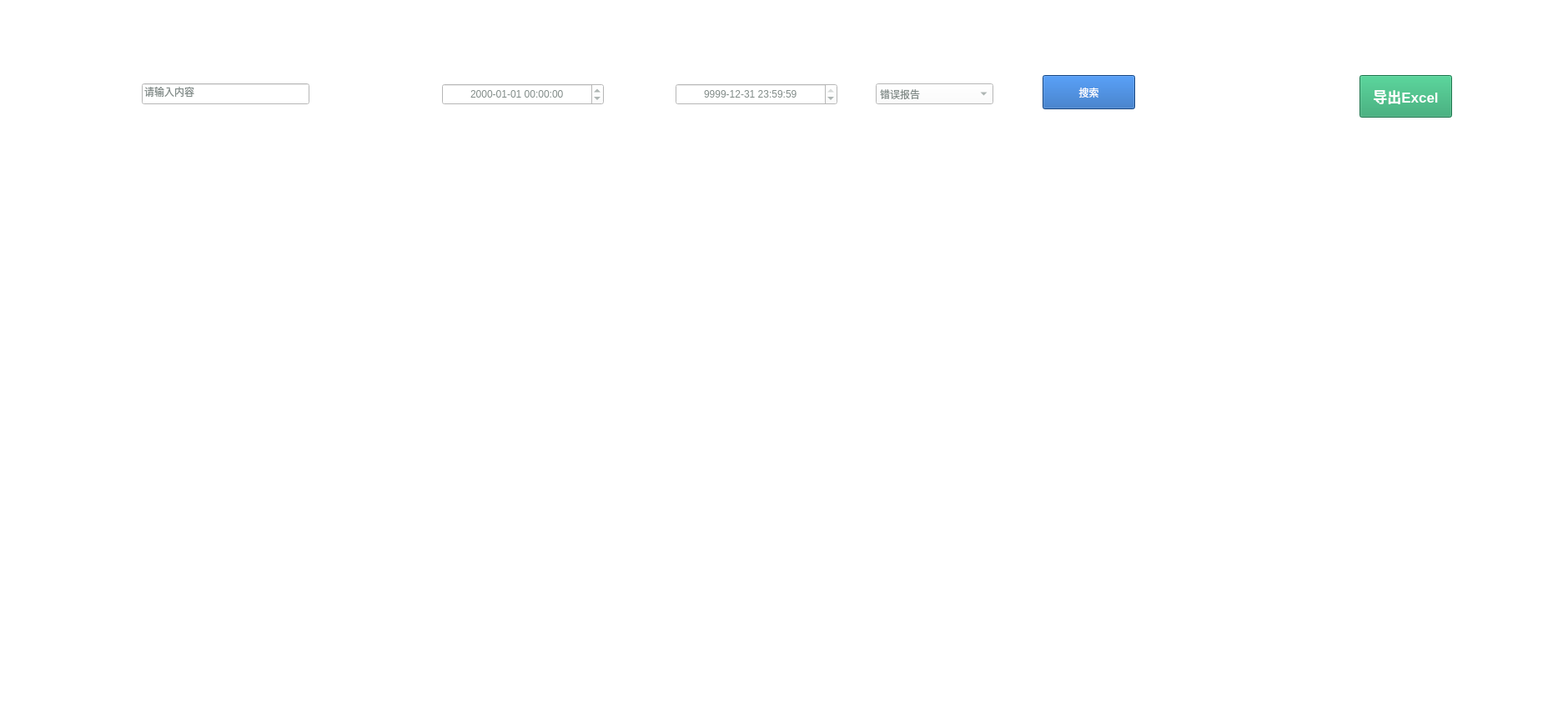
<?xml version="1.0" encoding="UTF-8"?>
<ui version="4.0">
 <class>Log_management</class>
 <widget class="QWidget" name="Log_management">
  <property name="geometry">
   <rect>
    <x>0</x>
    <y>0</y>
    <width>1880</width>
    <height>850</height>
   </rect>
  </property>
  <property name="windowTitle">
   <string>Form</string>
  </property>
  <property name="styleSheet">
   <string notr="true">background:transparent;
color: rgb(128,138,135);</string>
  </property>
  <widget class="QWidget" name="widget_log" native="true">
   <property name="geometry">
    <rect>
     <x>10</x>
     <y>10</y>
     <width>1880</width>
     <height>840</height>
    </rect>
   </property>
   <property name="styleSheet">
    <string notr="true">QWidget#widget_log{
	border-image: url(:/images/resources/窗口界面-背景.png);
}</string>
   </property>
   <widget class="QLabel" name="label_log_icon">
    <property name="geometry">
     <rect>
      <x>30</x>
      <y>20</y>
      <width>21</width>
      <height>21</height>
     </rect>
    </property>
    <property name="styleSheet">
     <string notr="true">border-image: url(:/images/resources/arrow.png);
background:transparent;</string>
    </property>
    <property name="text">
     <string/>
    </property>
    <property name="alignment">
     <set>Qt::AlignCenter</set>
    </property>
   </widget>
   <widget class="QLabel" name="label_text_log">
    <property name="geometry">
     <rect>
      <x>70</x>
      <y>20</y>
      <width>81</width>
      <height>21</height>
     </rect>
    </property>
    <property name="font">
     <font>
      <pointsize>13</pointsize>
      <weight>75</weight>
      <bold>true</bold>
     </font>
    </property>
    <property name="styleSheet">
     <string notr="true">color: rgb(255, 255, 255);background:transparent</string>
    </property>
    <property name="text">
     <string>日志管理</string>
    </property>
    <property name="alignment">
     <set>Qt::AlignCenter</set>
    </property>
   </widget>
   <widget class="QWidget" name="widget_log_management" native="true">
    <property name="geometry">
     <rect>
      <x>110</x>
      <y>170</y>
      <width>1641</width>
      <height>601</height>
     </rect>
    </property>
    <property name="styleSheet">
     <string notr="true">QWidget#widget_log_management{
	border-image: url(:/images/resources/窗口界面-背景.png);
}
</string>
    </property>
    <widget class="QLabel" name="label_date">
     <property name="geometry">
      <rect>
       <x>270</x>
       <y>30</y>
       <width>41</width>
       <height>51</height>
      </rect>
     </property>
     <property name="font">
      <font>
       <pointsize>14</pointsize>
       <weight>75</weight>
       <bold>true</bold>
      </font>
     </property>
     <property name="styleSheet">
      <string notr="true">color: rgb(255, 255, 255);</string>
     </property>
     <property name="text">
      <string>时间</string>
     </property>
     <property name="alignment">
      <set>Qt::AlignCenter</set>
     </property>
    </widget>
    <widget class="QTableWidget" name="tableWidget">
     <property name="geometry">
      <rect>
       <x>100</x>
       <y>100</y>
       <width>1511</width>
       <height>491</height>
      </rect>
     </property>
     <property name="font">
      <font>
       <pointsize>13</pointsize>
      </font>
     </property>
     <property name="styleSheet">
      <string notr="true">color: rgb(255, 255, 255);background:transparent;</string>
     </property>
     <property name="rowCount">
      <number>10</number>
     </property>
     <property name="columnCount">
      <number>3</number>
     </property>
     <attribute name="horizontalHeaderVisible">
      <bool>false</bool>
     </attribute>
     <attribute name="verticalHeaderVisible">
      <bool>false</bool>
     </attribute>
     <attribute name="verticalHeaderHighlightSections">
      <bool>true</bool>
     </attribute>
     <row/>
     <row/>
     <row/>
     <row/>
     <row/>
     <row/>
     <row/>
     <row/>
     <row/>
     <row/>
     <column/>
     <column/>
     <column/>
    </widget>
    <widget class="QLabel" name="label_description">
     <property name="geometry">
      <rect>
       <x>730</x>
       <y>30</y>
       <width>141</width>
       <height>51</height>
      </rect>
     </property>
     <property name="font">
      <font>
       <pointsize>14</pointsize>
       <weight>75</weight>
       <bold>true</bold>
      </font>
     </property>
     <property name="styleSheet">
      <string notr="true">color: rgb(255, 255, 255);</string>
     </property>
     <property name="text">
      <string>内容描述</string>
     </property>
     <property name="alignment">
      <set>Qt::AlignCenter</set>
     </property>
    </widget>
    <widget class="QLabel" name="label_info_type">
     <property name="geometry">
      <rect>
       <x>1260</x>
       <y>30</y>
       <width>81</width>
       <height>51</height>
      </rect>
     </property>
     <property name="font">
      <font>
       <pointsize>14</pointsize>
       <weight>75</weight>
       <bold>true</bold>
      </font>
     </property>
     <property name="styleSheet">
      <string notr="true">color: rgb(255, 255, 255);</string>
     </property>
     <property name="text">
      <string>信息类型</string>
     </property>
    </widget>
   </widget>
   <widget class="QWidget" name="widget_bar" native="true">
    <property name="geometry">
     <rect>
      <x>110</x>
      <y>60</y>
      <width>1641</width>
      <height>81</height>
     </rect>
    </property>
    <property name="styleSheet">
     <string notr="true">QWidget#widget_bar{
	border-image: url(:/images/resources/背景栏.png);
}</string>
    </property>
    <widget class="QLabel" name="label_create_time">
     <property name="geometry">
      <rect>
       <x>310</x>
       <y>30</y>
       <width>71</width>
       <height>31</height>
      </rect>
     </property>
     <property name="font">
      <font>
       <pointsize>13</pointsize>
       <weight>75</weight>
       <bold>true</bold>
      </font>
     </property>
     <property name="styleSheet">
      <string notr="true">color: rgb(255, 255, 255);background:transparent</string>
     </property>
     <property name="text">
      <string>生成时间</string>
     </property>
     <property name="alignment">
      <set>Qt::AlignCenter</set>
     </property>
    </widget>
    <widget class="QDateTimeEdit" name="dateTimeEdit_start">
     <property name="geometry">
      <rect>
       <x>410</x>
       <y>30</y>
       <width>194</width>
       <height>26</height>
      </rect>
     </property>
     <property name="styleSheet">
      <string notr="true">background-color: rgb(255, 255, 255);</string>
     </property>
     <property name="alignment">
      <set>Qt::AlignCenter</set>
     </property>
     <property name="displayFormat">
      <string>yyyy-MM-dd hh:mm:ss</string>
     </property>
    </widget>
    <widget class="QLabel" name="label_time">
     <property name="geometry">
      <rect>
       <x>630</x>
       <y>30</y>
       <width>41</width>
       <height>31</height>
      </rect>
     </property>
     <property name="font">
      <font>
       <pointsize>13</pointsize>
       <weight>75</weight>
       <bold>true</bold>
      </font>
     </property>
     <property name="styleSheet">
      <string notr="true">color: rgb(255, 255, 255);background:transparent</string>
     </property>
     <property name="text">
      <string>——</string>
     </property>
     <property name="alignment">
      <set>Qt::AlignCenter</set>
     </property>
    </widget>
    <widget class="QDateTimeEdit" name="dateTimeEdit_end">
     <property name="geometry">
      <rect>
       <x>690</x>
       <y>30</y>
       <width>194</width>
       <height>26</height>
      </rect>
     </property>
     <property name="styleSheet">
      <string notr="true">background-color: rgb(255, 255, 255);</string>
     </property>
     <property name="alignment">
      <set>Qt::AlignCenter</set>
     </property>
     <property name="dateTime">
      <datetime>
       <hour>23</hour>
       <minute>59</minute>
       <second>59</second>
       <year>9999</year>
       <month>12</month>
       <day>31</day>
      </datetime>
     </property>
     <property name="time">
      <time>
       <hour>23</hour>
       <minute>59</minute>
       <second>59</second>
      </time>
     </property>
     <property name="displayFormat">
      <string notr="true">yyyy-MM-dd hh:mm:ss</string>
     </property>
    </widget>
    <widget class="QPushButton" name="pushButton_search">
     <property name="geometry">
      <rect>
       <x>1130</x>
       <y>20</y>
       <width>111</width>
       <height>41</height>
      </rect>
     </property>
     <property name="styleSheet">
      <string notr="true">QPushButton{
	background-color: rgb(26, 95, 180);
color: rgb(255, 255, 255);
}</string>
     </property>
     <property name="text">
      <string>搜索</string>
     </property>
    </widget>
    <widget class="QPushButton" name="pushButton_excel">
     <property name="geometry">
      <rect>
       <x>1510</x>
       <y>20</y>
       <width>111</width>
       <height>51</height>
      </rect>
     </property>
     <property name="font">
      <font>
       <pointsize>13</pointsize>
       <weight>75</weight>
       <bold>true</bold>
      </font>
     </property>
     <property name="styleSheet">
      <string notr="true">QPushButton{
background-color: rgb(38, 162, 105);
color: rgb(255, 255, 255);
}</string>
     </property>
     <property name="text">
      <string>导出Excel</string>
     </property>
    </widget>
    <widget class="QComboBox" name="comboBox">
     <property name="geometry">
      <rect>
       <x>930</x>
       <y>30</y>
       <width>141</width>
       <height>25</height>
      </rect>
     </property>
     <property name="styleSheet">
      <string notr="true">background-color: rgb(255, 255, 255);</string>
     </property>
     <item>
      <property name="text">
       <string>错误报告</string>
      </property>
     </item>
     <item>
      <property name="text">
       <string>警告报告</string>
      </property>
     </item>
     <item>
      <property name="text">
       <string>正常报告</string>
      </property>
     </item>
    </widget>
    <widget class="QLineEdit" name="lineEdit">
     <property name="geometry">
      <rect>
       <x>50</x>
       <y>30</y>
       <width>201</width>
       <height>25</height>
      </rect>
     </property>
     <property name="styleSheet">
      <string notr="true">background-color: rgb(255, 255, 255);</string>
     </property>
     <property name="text">
      <string>请输入内容</string>
     </property>
    </widget>
   </widget>
   <widget class="QWidget" name="verticalLayoutWidget">
    <property name="geometry">
     <rect>
      <x>110</x>
      <y>790</y>
      <width>1641</width>
      <height>31</height>
     </rect>
    </property>
    <layout class="QVBoxLayout" name="verticalLayout3"/>
   </widget>
  </widget>
 </widget>
 <resources/>
 <connections/>
</ui>
